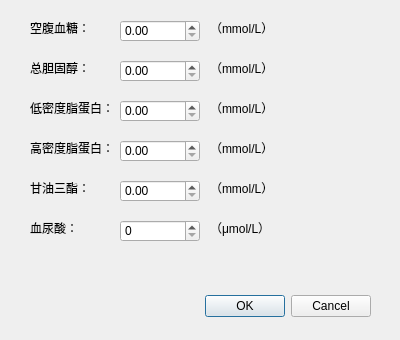
<?xml version="1.0" encoding="UTF-8"?>
<ui version="4.0">
 <class>LabTestReDialog</class>
 <widget class="QDialog" name="LabTestReDialog">
  <property name="geometry">
   <rect>
    <x>0</x>
    <y>0</y>
    <width>400</width>
    <height>340</height>
   </rect>
  </property>
  <property name="windowTitle">
   <string>临床检验记录</string>
  </property>
  <widget class="QDialogButtonBox" name="buttonBox">
   <property name="geometry">
    <rect>
     <x>30</x>
     <y>290</y>
     <width>341</width>
     <height>32</height>
    </rect>
   </property>
   <property name="orientation">
    <enum>Qt::Orientation::Horizontal</enum>
   </property>
   <property name="standardButtons">
    <set>QDialogButtonBox::StandardButton::Cancel|QDialogButtonBox::StandardButton::Ok</set>
   </property>
  </widget>
  <widget class="QLabel" name="label">
   <property name="geometry">
    <rect>
     <x>30</x>
     <y>20</y>
     <width>81</width>
     <height>16</height>
    </rect>
   </property>
   <property name="text">
    <string>空腹血糖：</string>
   </property>
  </widget>
  <widget class="QDoubleSpinBox" name="fastingGlucoseSpinBox">
   <property name="geometry">
    <rect>
     <x>120</x>
     <y>20</y>
     <width>80</width>
     <height>22</height>
    </rect>
   </property>
   <property name="decimals">
    <number>2</number>
   </property>
   <property name="maximum">
    <double>100.000000000000000</double>
   </property>
  </widget>
  <widget class="QLabel" name="label_2">
   <property name="geometry">
    <rect>
     <x>210</x>
     <y>20</y>
     <width>61</width>
     <height>16</height>
    </rect>
   </property>
   <property name="text">
    <string>（mmol/L）</string>
   </property>
  </widget>
  <widget class="QLabel" name="label_3">
   <property name="geometry">
    <rect>
     <x>30</x>
     <y>60</y>
     <width>81</width>
     <height>16</height>
    </rect>
   </property>
   <property name="text">
    <string>总胆固醇：</string>
   </property>
  </widget>
  <widget class="QDoubleSpinBox" name="totalCholesterolSpinBox">
   <property name="geometry">
    <rect>
     <x>120</x>
     <y>60</y>
     <width>80</width>
     <height>22</height>
    </rect>
   </property>
   <property name="decimals">
    <number>2</number>
   </property>
   <property name="maximum">
    <double>100.000000000000000</double>
   </property>
  </widget>
  <widget class="QLabel" name="label_4">
   <property name="geometry">
    <rect>
     <x>210</x>
     <y>60</y>
     <width>61</width>
     <height>16</height>
    </rect>
   </property>
   <property name="text">
    <string>（mmol/L）</string>
   </property>
  </widget>
  <widget class="QLabel" name="label_5">
   <property name="geometry">
    <rect>
     <x>30</x>
     <y>100</y>
     <width>81</width>
     <height>16</height>
    </rect>
   </property>
   <property name="text">
    <string>低密度脂蛋白：</string>
   </property>
  </widget>
  <widget class="QDoubleSpinBox" name="ldlSpinBox">
   <property name="geometry">
    <rect>
     <x>120</x>
     <y>100</y>
     <width>80</width>
     <height>22</height>
    </rect>
   </property>
   <property name="decimals">
    <number>2</number>
   </property>
   <property name="maximum">
    <double>100.000000000000000</double>
   </property>
  </widget>
  <widget class="QLabel" name="label_6">
   <property name="geometry">
    <rect>
     <x>210</x>
     <y>100</y>
     <width>61</width>
     <height>16</height>
    </rect>
   </property>
   <property name="text">
    <string>（mmol/L）</string>
   </property>
  </widget>
  <widget class="QLabel" name="label_7">
   <property name="geometry">
    <rect>
     <x>30</x>
     <y>140</y>
     <width>81</width>
     <height>16</height>
    </rect>
   </property>
   <property name="text">
    <string>高密度脂蛋白：</string>
   </property>
  </widget>
  <widget class="QDoubleSpinBox" name="hdlSpinBox">
   <property name="geometry">
    <rect>
     <x>120</x>
     <y>140</y>
     <width>80</width>
     <height>22</height>
    </rect>
   </property>
   <property name="decimals">
    <number>2</number>
   </property>
   <property name="maximum">
    <double>100.000000000000000</double>
   </property>
  </widget>
  <widget class="QLabel" name="label_8">
   <property name="geometry">
    <rect>
     <x>210</x>
     <y>140</y>
     <width>61</width>
     <height>16</height>
    </rect>
   </property>
   <property name="text">
    <string>（mmol/L）</string>
   </property>
  </widget>
  <widget class="QLabel" name="label_9">
   <property name="geometry">
    <rect>
     <x>30</x>
     <y>180</y>
     <width>81</width>
     <height>16</height>
    </rect>
   </property>
   <property name="text">
    <string>甘油三酯：</string>
   </property>
  </widget>
  <widget class="QDoubleSpinBox" name="triglyceridesSpinBox">
   <property name="geometry">
    <rect>
     <x>120</x>
     <y>180</y>
     <width>80</width>
     <height>22</height>
    </rect>
   </property>
   <property name="decimals">
    <number>2</number>
   </property>
   <property name="maximum">
    <double>100.000000000000000</double>
   </property>
  </widget>
  <widget class="QLabel" name="label_10">
   <property name="geometry">
    <rect>
     <x>210</x>
     <y>180</y>
     <width>61</width>
     <height>16</height>
    </rect>
   </property>
   <property name="text">
    <string>（mmol/L）</string>
   </property>
  </widget>
  <widget class="QLabel" name="label_11">
   <property name="geometry">
    <rect>
     <x>30</x>
     <y>220</y>
     <width>81</width>
     <height>16</height>
    </rect>
   </property>
   <property name="text">
    <string>血尿酸：</string>
   </property>
  </widget>
  <widget class="QDoubleSpinBox" name="uricAcidSpinBox">
   <property name="geometry">
    <rect>
     <x>120</x>
     <y>220</y>
     <width>80</width>
     <height>22</height>
    </rect>
   </property>
   <property name="decimals">
    <number>0</number>
   </property>
   <property name="maximum">
    <double>3000.000000000000000</double>
   </property>
  </widget>
  <widget class="QLabel" name="label_12">
   <property name="geometry">
    <rect>
     <x>210</x>
     <y>220</y>
     <width>61</width>
     <height>16</height>
    </rect>
   </property>
   <property name="text">
    <string>（μmol/L）</string>
   </property>
  </widget>
 </widget>
 <resources/>
 <connections>
  <connection>
   <sender>buttonBox</sender>
   <signal>accepted()</signal>
   <receiver>LabTestReDialog</receiver>
   <slot>accept()</slot>
   <hints>
    <hint type="sourcelabel">
     <x>248</x>
     <y>254</y>
    </hint>
    <hint type="destinationlabel">
     <x>157</x>
     <y>274</y>
    </hint>
   </hints>
  </connection>
  <connection>
   <sender>buttonBox</sender>
   <signal>rejected()</signal>
   <receiver>LabTestReDialog</receiver>
   <slot>reject()</slot>
   <hints>
    <hint type="sourcelabel">
     <x>316</x>
     <y>260</y>
    </hint>
    <hint type="destinationlabel">
     <x>286</x>
     <y>274</y>
    </hint>
   </hints>
  </connection>
 </connections>
</ui>
